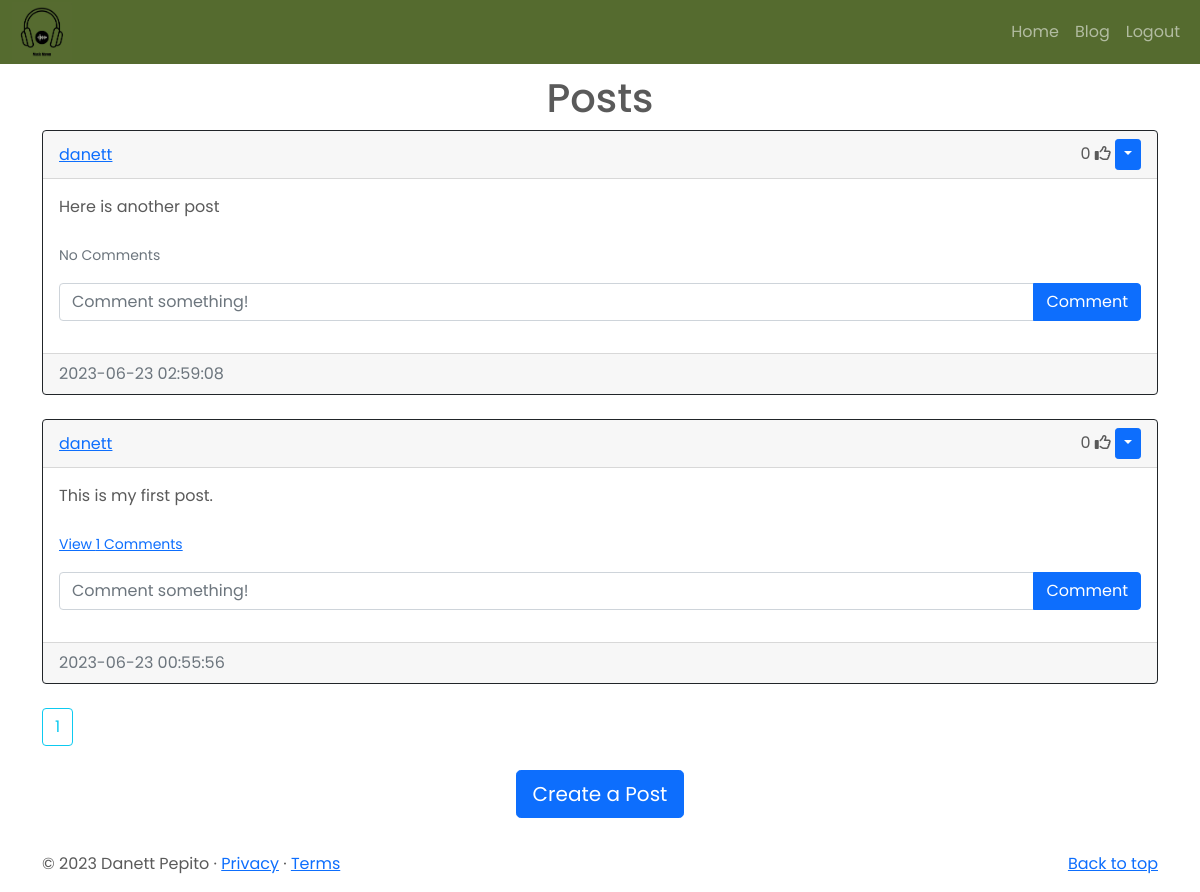
/blog (signed in), run on an earlier commit of the app's database.
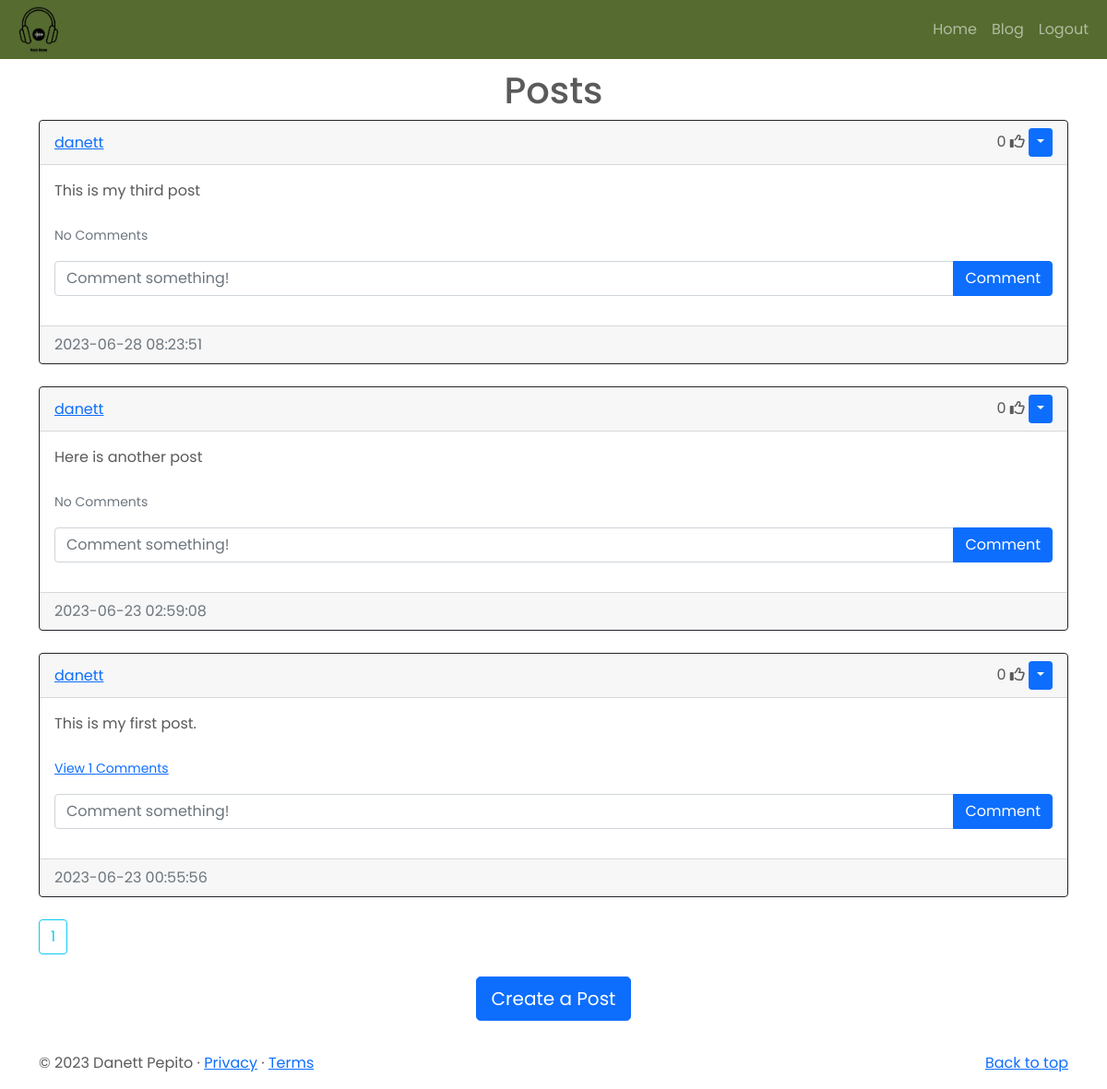
And on a later commit of the database.
### website/models.py (models this page shows)
class Post(db.Model):
    id = db.Column(db.Integer, primary_key=True)
    text = db.Column(db.Text, nullable=False)
    date_created = db.Column(db.DateTime(timezone=True), default=func.now())
    author = db.Column(db.Integer, db.ForeignKey(
        'user.id', ondelete="CASCADE"), nullable=False)  # Foreign key referencing the User who authored the post
    comments = db.relationship('Comment', backref='post', passive_deletes=True)
    likes = db.relationship('Like', backref='post', passive_deletes=True)

class User(db.Model, UserMixin):
    id = db.Column(db.Integer, primary_key=True)
    email = db.Column(db.String(150), unique=True)
    username = db.Column(db.String(150), unique=True)
    password = db.Column(db.String(150))
    date_created = db.Column(db.DateTime(timezone=True), default=func.now())
    posts = db.relationship('Post', backref='user', passive_deletes=True)
    comments = db.relationship('Comment', backref='user', passive_deletes=True)
    likes = db.relationship('Like', backref='user', passive_deletes=True)

### website/views.py (the view)
@views.route("/blog")
@login_required
def blog():
    page = request.args.get('page', 1, type=int)
    posts = Post.query.order_by(Post.date_created.desc()).paginate(page=page, per_page=4)
    return render_template("blog.html", user=current_user, posts=posts)

### website/__init__.py (called while the page is built)
def create_app():
    app = Flask(__name__) # Create a Flask application instance
    app.config['SECRET_KEY'] = "helloworld"
    app.config['SQLALCHEMY_DATABASE_URI'] = f'sqlite:///{DB_NAME}'
    db.init_app(app)
    from .views import views # (Relative) import inside the python package
    from .auth import auth
    app.register_blueprint(views, url_prefix="/") # Register the views Blueprint with the application
    app.register_blueprint(auth, url_prefix="/")
    from .models import User, Post, Comment, Like
    with app.app_context():
        db.create_all()
        print("Created Database!")
    login_manager = LoginManager()
    login_manager.login_view = "auth.login" # Redirects to Login page
    login_manager.init_app(app)
    @login_manager.user_loader
    def load_user(id):
        return User.query.get(int(id))
    return app # Return the created application instance

### website/templates/blog.html
{% extends "posts_div.html" %} {% block title %}Blog{% endblock %}

### website/templates/posts_div.html (shortened to what this page needs)
{% extends "base.html" %} {% block title %}Home{% endblock %} {% block content
%}
<h1 align="center">{% block header %}Posts{% endblock %}</h1>
<div id="posts">
  {% for post in posts %}
  <div class="card border-dark">
    <div class="card-header d-flex justify-content-between align-items-center">
      <a href="/posts/{{post.user.username}}">{{post.user.username}}</a>
      <div>
        <span id="likes-count-{{post.id}}">
        {{ post.likes|length }}</span>
        {% if user.id in post.likes|map(attribute="author")|list %}
        <i
          class="fas fa-thumbs-up"
          id="like-button-{{post.id}}"
          onclick="like({{post.id}})"
        ></i>
        {% else %}
        <i
          class="far fa-thumbs-up"
          id="like-button-{{post.id}}"
          onclick="like({{post.id}})"
        ></i>
        {% endif %} {% if user.id == post.author %}
        <div class="btn-group">
          <button
            type="button"
            class="btn btn-sm btn-primary dropdown-toggle"
            data-bs-toggle="dropdown"
          ></button>
      </div>
      {% endif %}
      </div>
    </div>
    <div class="card-body">
      <div class="card-text">{{post.text}}</div>
      <br />
      <p class="card-text">
        {% if post.comments|length > 0 %}
        <a data-bs-toggle="collapse" href="#comments-{{post.id}}" role="button">
          <small>View {{post.comments|length}} Comments</small>
        </a>
        {% else %}
        <small class="text-muted">No Comments</small>
        {% endif %}
      </p>
      <form
        class="input-group mb-3"
        method="POST"
        action="/create-comment/{{post.id}}"
      >
        <input
          type="text"
          id="text"
          name="text"
          class="form-control"
          placeholder="Comment something!"
        />
        <button type="submit" class="btn btn-primary">Comment</button>
      </form>
    </div>
    <div class="card-footer text-muted">{{post.date_created}}</div>
  </div>
  <br /> {% endfor %}
</div>
{% for page_num in posts.iter_pages(left_edge=1, right_edge=1, left_current=1, right_current=2) %}
{% if page_num %}
  {% if posts.page == page_num %}
    <a class="btn btn-outline-info mb-4" href="{{ url_for('views.blog', page=page_num)}}">{{ page_num }}</a>
  {% else %}
    <a class="btn btn-outline-info mb-4" href="{{ url_for('views.blog', page=page_num)}}">{{ page_num }}</a>
  {% endif %}
{% else %}
  ...
{% endif %}
{% endfor %}
{% block footer %}
<div align="center">
  <a href="/create-post"
    ><button type="button" class="btn btn-primary btn-lg">
      Create a Post
    </button></a
  >
</div>
<br />
  {% endblock %} {% endblock %}

### website/templates/base.html (shortened to what this page needs)
<!DOCTYPE html>
<html lang="en">
  <head>
    <link
      href="https://cdn.jsdelivr.net/npm/bootstrap@5.0.2/dist/css/bootstrap.min.css"
      rel="stylesheet"
    />
      <link rel="stylesheet" type="text/css" href="{{ url_for('static', filename='styles.css') }}">
  </head>
  <body>
    <nav class="navbar navbar-expand-lg navbar-dark sticky-lg-top">
      <div class="container-fluid">
      <a class="navbar-brand" href="/home">
        <img id="navbar_logo" src="/website/assets/logo1.jpg" alt="Logo" />
      </a>
        <div class="collapse navbar-collapse" id="navbar">
          <div class="navbar-nav">
            <a class="nav-item nav-link" href="/home">Home</a>
            {% if user.is_authenticated %}
            <a class="nav-item nav-link" href="/blog">Blog</a>
            <a class="nav-item nav-link" href="/logout">Logout</a>
            {% else %}
            <a class="nav-item nav-link" href="/login">Login</a>
            <a class="nav-item nav-link" href="/sign-up">Sign Up</a>
            {% endif %}
          </div>
        </div>
      </div>
    </nav>
    <div class="container">{% block content %}{% endblock %}</div>
  <footer class="container">
    <p class="float-end"><a href="#">Back to top</a></p>
    <p>&copy; 2023 Danett Pepito &middot; <a href="#">Privacy</a> &middot; <a href="#">Terms</a></p>
  </footer>
  </body>
</html>

### website/static/styles.css (style rules this page uses)
body { color: #5a5a5a; font-family: 'Montserrat', sans-serif; font-family: 'Poppins', sans-serif; }
#navbar_logo { height: 60px; }
.navbar { background-color: #556B2F; height: 4rem; margin-bottom: 10px; }
.nav-item { border-top: 4px solid transparent; border-bottom: 4px solid transparent; }
.navbar-nav { margin-left: auto; }
footer { margin-top: 10px; }

What changed in the data, as far as the page shows it:
added Post: user.username "danett", likes|length "0", text "This is my third post", shows "No Comments", date_created "2023-06-28 08:23:51"
